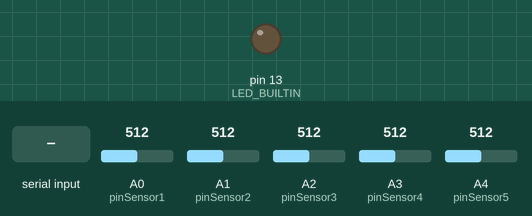
Recording of a sketch running on a simulated Arduino Uno, built with avr-gcc and run on an emulated ATmega328P. Parts: output pins drawn as LEDs (lit = HIGH). Inputs (shaded band) come from the test bench; at power-on: A0 (pinSensor1) = 512, A1 (pinSensor2) = 512, A2 (pinSensor3) = 512, A3 (pinSensor4) = 512, A4 (pinSensor5) = 512. What the sketch prints to the serial monitor is not drawn.

Above: at 1.2 s.
1.3 s: "1" received over Serial
At 1.7 s:
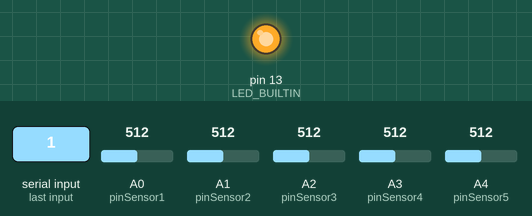
2.8 s: "0" received over Serial
At 3.6 s:
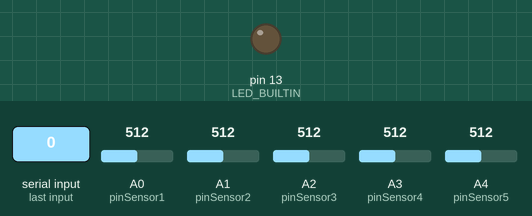
4.3 s: A0 (pinSensor1) set to 109
5.8 s: A0 (pinSensor1) set to 93
Timing chart, 0 to 8.3 s (numbered marks = the images above; inputs shaded):
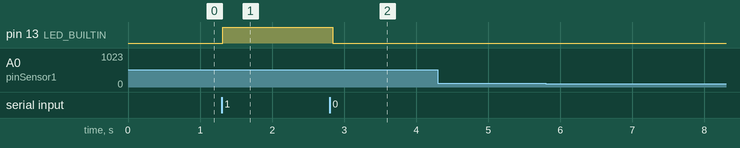

The sketch:

leitura_sensor.ino
```cpp
# define pinSensor1 A0
# define pinSensor2 A1
# define pinSensor3 A2
# define pinSensor4 A3
# define pinSensor5 A4

void setup() {
  pinMode(LED_BUILTIN, OUTPUT);
  Serial.begin(9600);
}

void loop() {
  if (Serial.available() > 0) {
    int pythonSignal = Serial.read();
      if (pythonSignal == 49) {
        digitalWrite(LED_BUILTIN, HIGH);
      } else if (pythonSignal == 48) {
        digitalWrite(LED_BUILTIN, LOW);
        }
    }

  int sensor1Value = analogRead(pinSensor1);
  int sensor2Value = analogRead(pinSensor2);
  int sensor3Value = analogRead(pinSensor3);
  int sensor4Value = analogRead(pinSensor4);
  int sensor5Value = analogRead(pinSensor5);

  Serial.print(sensor1Value);
  Serial.print(",");
  Serial.print(sensor2Value);
  Serial.print(",");
  Serial.print(sensor3Value);
  Serial.print(",");
  Serial.print(sensor4Value);
  Serial.print(",");
  Serial.println(sensor5Value);
  delay(100);

}
```

Measured:
- after the input at 1.3 s, pin 13 (LED_BUILTIN): LOW → HIGH at once
- after the input at 2.8 s, pin 13 (LED_BUILTIN): HIGH → LOW at once
- after the input at 4.3 s, every drawn part: stays the same
- after the input at 5.8 s, every drawn part: stays the same
